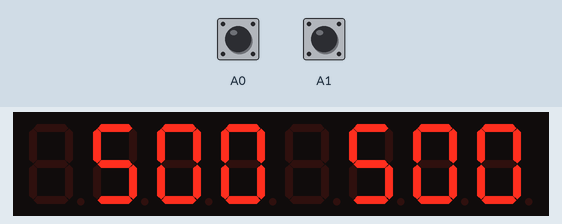
Recording of a sketch running on a simulated Arduino Uno, built with avr-gcc and run on an emulated ATmega328P. On the bench: 8-digit seven-segment display. The inputs (shaded band) are chosen by the test bench; at power-on: A0 HIGH, A1 HIGH.

Above: at 1.2 s.
1.3 s: A0 pulled LOW for 0.15 s
2.9 s: A1 pulled LOW for 0.15 s
Timing chart, 0 to 5.9 s (numbered marks = the images above; inputs shaded):
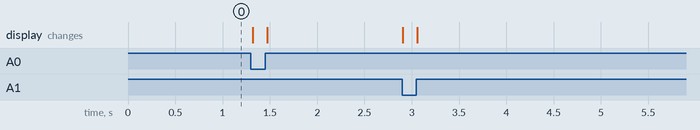

The sketch:

CapacitiveSensor.ino
```cpp
// Library  LED- Output
#include "LedControl.h"
// Library  ADCTouch
#include <ADCTouch.h>

/*
 pin 12 is connected to the DataIn
 pin 11 is connected to the CLK
 pin 10 is connected to LOAD
 We have only a single MAX72XX.
 */
LedControl lc=LedControl(12,11,10,1);

// initialer Wert des linken Sensors
int links = 0;
// initialer Wert des rechten Sensors
int rechts = 0;
// nicht jede Aenderung soll am Display rumflackern
#define SCHWELLE 3

// Initialisierung des Displays aus einem Bibliotheksbeispiel
void setup() {
  /*
   The MAX72XX is in power-saving mode on startup,
   we have to do a wakeup call
   */
  lc.shutdown(0,false);
  /* Set the brightness to a medium values */
  lc.setIntensity(0,1);
  /* and clear the display */
  lc.clearDisplay(0);
}


void schreibeSensorwerte(int links, int rechts){
  lc.clearDisplay(0);
  byte pos = 0;
  while (links > 0 && pos < 4){
    lc.setDigit(0, 4+pos, links%10, false);
    links /= 10;
    pos++;
  }
  pos = 0;
  while(rechts > 0 && pos < 4){
    lc.setDigit(0, pos, rechts%10, false);
    rechts /= 10;
    pos++;
  }
}

void loop() {
  int neulinks = ADCTouch.read(A0, 70);
  int neurechts = ADCTouch.read(A1, 70);
  byte geaendert = 0;
  if(neulinks < links-SCHWELLE || neulinks > links+SCHWELLE){
    links = neulinks;
    geaendert = 1;
  }
  if(neurechts < rechts-SCHWELLE || neurechts> rechts+SCHWELLE){
    rechts = neurechts;
    geaendert = 1;
  }
  if(geaendert){
    schreibeSensorwerte(links, rechts);
  }
}
```
